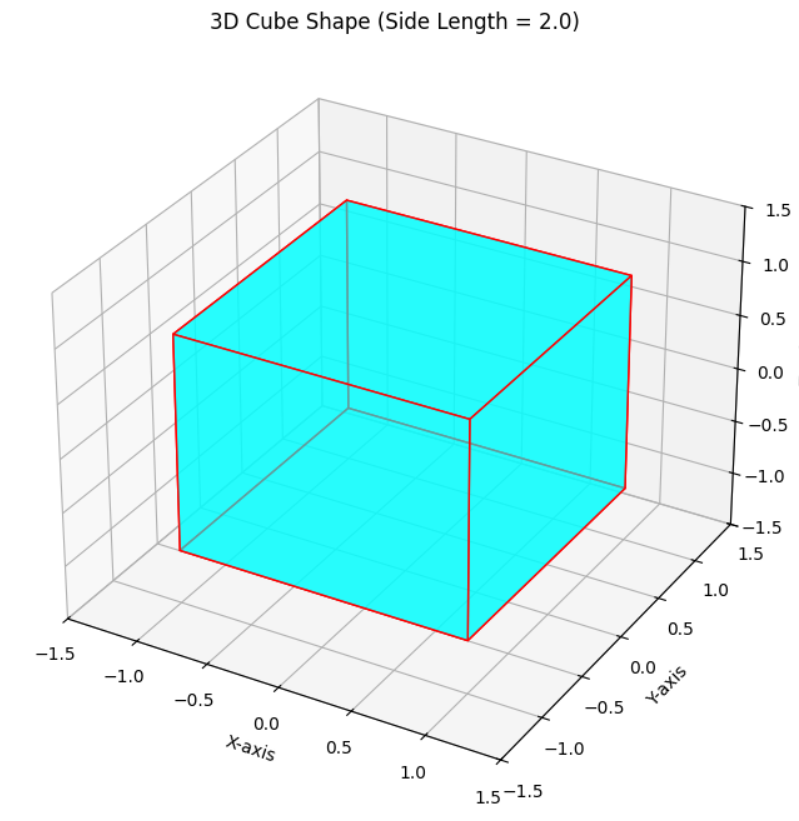

Python code for this plot:
import numpy as np
import matplotlib.pyplot as plt
from mpl_toolkits.mplot3d import Axes3D # Required for 3D projection
from mpl_toolkits.mplot3d.art3d import Poly3DCollection # For plotting 3D polygons

def plot_cube_shape(side_length: float = 2.0):
    """
    Generates and plots a 3D cube shape.

    Args:
        side_length (float): The length of each side of the cube. Default is 2.0.
    """
    if side_length <= 0:
        print("Error: Side length must be a positive value.")
        return

    # Calculate half_side for easier vertex definition centered at origin
    half_side = side_length / 2.0

    # Define the 8 vertices of a cube
    # Each vertex is a list [x, y, z]
    vertices = np.array([
        [-half_side, -half_side, -half_side],  # 0: ---
        [ half_side, -half_side, -half_side],  # 1: +--
        [ half_side,  half_side, -half_side],  # 2: ++-
        [-half_side,  half_side, -half_side],  # 3: -+-
        [-half_side, -half_side,  half_side],  # 4: --+
        [ half_side, -half_side,  half_side],  # 5: +-+
        [ half_side,  half_side,  half_side],  # 6: +++
        [-half_side,  half_side,  half_side]   # 7: -++
    ])

    # Define the 6 faces of the cube using indices of the vertices
    # Each face is defined by 4 vertices in a specific order
    faces = [
        [0, 1, 2, 3], # Bottom face
        [4, 5, 6, 7], # Top face
        [0, 1, 5, 4], # Front face
        [2, 3, 7, 6], # Back face
        [1, 2, 6, 5], # Right face
        [0, 3, 7, 4]  # Left face
    ]

    # Create a new figure and a 3D subplot
    fig = plt.figure(figsize=(8, 8)) # Set figure size for better visualization
    ax = fig.add_subplot(111, projection='3d') # Add a 3D subplot

    # Prepare the faces for Poly3DCollection
    # We need a list of arrays, where each array contains the coordinates of the vertices for one face.
    face_coords = [vertices[face_indices] for face_indices in faces]

    # Create a Poly3DCollection object from the cube's faces
    # facecolors: sets the color of each face (can be a list of colors or a single color)
    # linewidths: sets the width of the lines drawing the edges
    # edgecolors: sets the color of the edges
    # alpha: sets the transparency
    cube_faces = Poly3DCollection(face_coords, facecolors='cyan', linewidths=1, edgecolors='r', alpha=0.6)

    # Add the collection of faces to the 3D plot
    ax.add_collection3d(cube_faces)

    # Set labels for the axes
    ax.set_xlabel('X-axis')
    ax.set_ylabel('Y-axis')
    ax.set_zlabel('Z-axis')

    # Set title for the plot
    ax.set_title(f'3D Cube Shape (Side Length = {side_length})')

    # Ensure equal aspect ratio for a proper cubic appearance
    # This prevents the cube from looking squashed or stretched.
    # We set limits based on the side length.
    max_dim = half_side * 1.5 # Add a little padding to the limits
    min_dim = -half_side * 1.5
    ax.set_xlim([min_dim, max_dim])
    ax.set_ylim([min_dim, max_dim])
    ax.set_zlim([min_dim, max_dim])

    # Show the plot
    plt.show()

if __name__ == "__main__":
    # You can call the function with the default side length
    plot_cube_shape()

    # Or you can experiment with different side lengths
    # plot_cube_shape(side_length=3.5)
    # plot_cube_shape(side_length=1.0)
